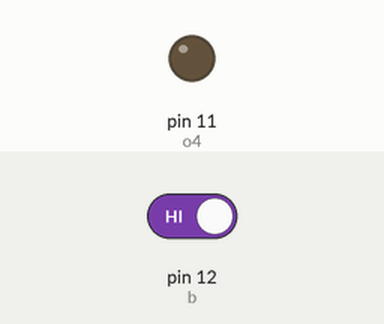
A sketch run on a simulated Arduino Uno, built with avr-gcc and run on an emulated ATmega328P. Shown: output pins drawn as LEDs (lit = HIGH). Inputs (shaded band) come from the test bench; at power-on: pin 12 (b) HIGH.

Above: at 1.2 s.
1.3 s: pin 12 (b) driven LOW
At 2.3 s:
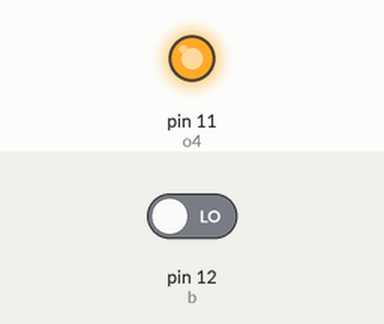
Timing chart, 0 to 4.3 s (numbered marks = the images above; inputs shaded):
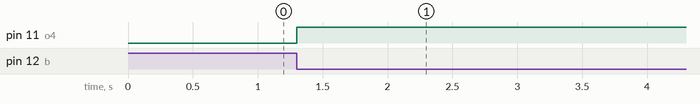

The sketch:

s3_final_2.ino
```cpp
int b=12;
int o4=11;
int g4=10;
int s4;


void setup()
{
  pinMode(b,INPUT);
  pinMode(o4,OUTPUT);
  pinMode(g4,INPUT);

  digitalWrite(g4,HIGH);
}

void loop()
{
  s4=digitalRead(b);
  if(s4==LOW)
  {
    digitalWrite(o4,HIGH);
    digitalWrite(g4,LOW);
  }

}
```

Measured:
- after the input at 1.3 s, pin 11 (o4): LOW → HIGH at once
